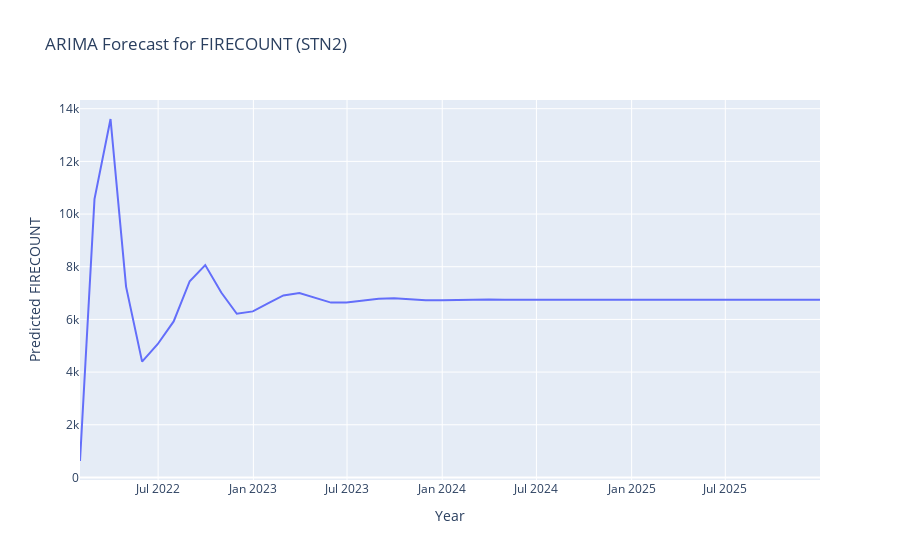

Notebook cell for this chart:
### Code cell
import pandas as pd
import numpy as np
import matplotlib.pyplot as plt
from statsmodels.tsa.arima.model import ARIMA
import plotly.express as px

# Load the STN2 dataset
stn2_data = pd.read_csv('D:\stubble buring\stubble\STN2.csv')

# Convert the 'DATE' column to datetime format
stn2_data['DATE'] = pd.to_datetime(stn2_data['DATE'], format='%d-%m-%Y')

# Set the 'DATE' column as the index
stn2_data.set_index('DATE', inplace=True)

# Resample the data to monthly frequency, summing the 'FIRECOUNT' values
stn2_monthly_data = stn2_data['FIRECOUNT'].resample('M').sum()

# Split the data into training and testing (70% training, 30% testing)
train_size = int(len(stn2_monthly_data) * 0.7)
train_data, test_data = stn2_monthly_data[:train_size], stn2_monthly_data[train_size:]

# Fit ARIMA model
arima_model_stn2 = ARIMA(train_data, order=(5, 1, 0))  # Adjust the order based on your model diagnostics
arima_model_stn2_fit = arima_model_stn2.fit()

# Forecast the next 48 months (4 years)
forecast_steps = 48
forecast_stn2 = arima_model_stn2_fit.forecast(steps=forecast_steps)

# Generate forecast date range for 2022-2025
forecast_index = pd.date_range(start='2022-01-01', periods=forecast_steps, freq='M')

# Create a DataFrame for the forecasted values
forecast_df_stn2 = pd.DataFrame({'Date': forecast_index, 'Forecast': forecast_stn2})

# Plot the forecast using Plotly Express
fig_stn2 = px.line(forecast_df_stn2, x='Date', y='Forecast', title="ARIMA Forecast for FIRECOUNT (STN2)", labels={'Date': 'Year', 'Forecast': 'Predicted FIRECOUNT'})
fig_stn2.show()

# Display the forecasted values for 2022-2025
for year in range(2022, 2026):
    predicted_value = forecast_df_stn2[forecast_df_stn2['Date'].dt.year == year]['Forecast'].sum()
    print(f"The predicted value for {year} is {predicted_value:.2f}")

### Figure 1 — Plotly figure (JSON) as saved in the notebook; plotly's stock layout.template omitted (floating-point values rounded to 4 significant figures)
{"data": [{"hovertemplate": "Year=%{x}<br>Predicted FIRECOUNT=%{y}<extra></extra>", "legendgroup": "", "line": {"color": "#636efa", "dash": "solid"}, "marker": {"symbol": "circle"}, "mode": "lines", "name": "", "orientation": "v", "showlegend": false, "type": "scatter", "x": ["2022-01-31T00:00:00", "2022-02-28T00:00:00", "2022-03-31T00:00:00", "2022-04-30T00:00:00", "2022-05-31T00:00:00", "2022-06-30T00:00:00", "2022-07-31T00:00:00", "2022-08-31T00:00:00", "2022-09-30T00:00:00", "2022-10-31T00:00:00", "2022-11-30T00:00:00", "2022-12-31T00:00:00", "2023-01-31T00:00:00", "2023-02-28T00:00:00", "2023-03-31T00:00:00", "2023-04-30T00:00:00", "2023-05-31T00:00:00", "2023-06-30T00:00:00", "2023-07-31T00:00:00", "2023-08-31T00:00:00", "2023-09-30T00:00:00", "2023-10-31T00:00:00", "2023-11-30T00:00:00", "2023-12-31T00:00:00", "2024-01-31T00:00:00", "2024-02-29T00:00:00", "2024-03-31T00:00:00", "2024-04-30T00:00:00", "2024-05-31T00:00:00", "2024-06-30T00:00:00", "2024-07-31T00:00:00", "2024-08-31T00:00:00", "2024-09-30T00:00:00", "2024-10-31T00:00:00", "2024-11-30T00:00:00", "2024-12-31T00:00:00", "2025-01-31T00:00:00", "2025-02-28T00:00:00", "2025-03-31T00:00:00", "2025-04-30T00:00:00", "2025-05-31T00:00:00", "2025-06-30T00:00:00", "2025-07-31T00:00:00", "2025-08-31T00:00:00", "2025-09-30T00:00:00", "2025-10-31T00:00:00", "2025-11-30T00:00:00", "2025-12-31T00:00:00"], "xaxis": "x", "y": [624.1, 10570.0, 13610.0, 7245.0, 4396.0, 5057.0, 5924.0, 7451.0, 8063.0, 7019.0, 6215.0, 6305.0, 6625.0, 6911.0, 7002.0, 6818.0, 6638.0, 6640.0, 6725.0, 6787.0, 6799.0, 6762.0, 6725.0, 6723.0, 6742.0, 6757.0, 6758.0, 6750.0, 6743.0, 6742.0, 6746.0, 6750.0, 6750.0, 6748.0, 6746.0, 6746.0, 6747.0, 6748.0, 6748.0, 6748.0, 6747.0, 6747.0, 6747.0, 6748.0, 6748.0, 6747.0, 6747.0, 6747.0], "yaxis": "y"}], "layout": {"legend": {"tracegroupgap": 0}, "title": {"text": "ARIMA Forecast for FIRECOUNT (STN2)"}, "xaxis": {"anchor": "y", "domain": [0, 1], "title": {"text": "Year"}}, "yaxis": {"anchor": "x", "domain": [0, 1], "title": {"text": "Predicted FIRECOUNT"}}}}
